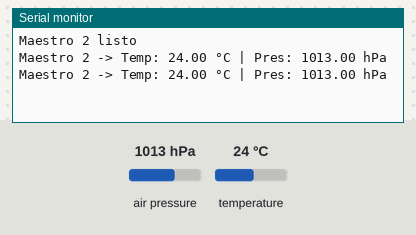
Recording of a sketch running on a simulated Arduino Uno, built with avr-gcc and run on an emulated ATmega328P. On the bench: the last lines printed to the serial monitor. The test bench sets the inputs (shaded band); at power-on: air pressure 1013 hPa, temperature 24 °C.

Above: at 5.8 s.
5.9 s: air pressure set to 952 hPa
At 10.8 s:
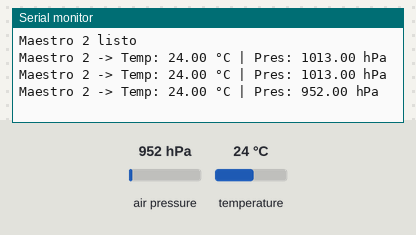
11.9 s: temperature set to 12 °C
At 16.0 s:
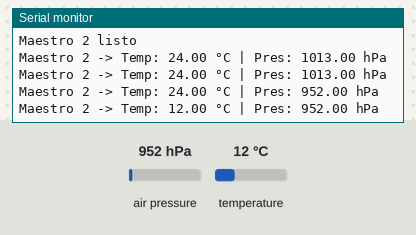
17.9 s: air pressure set to 975 hPa
At 21.1 s:
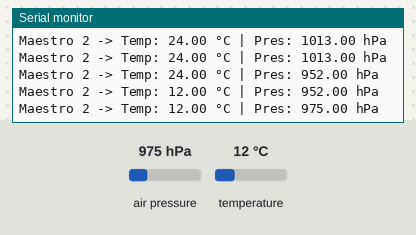
Timing chart, 0 to 22.6 s (numbered marks = the images above; inputs shaded):
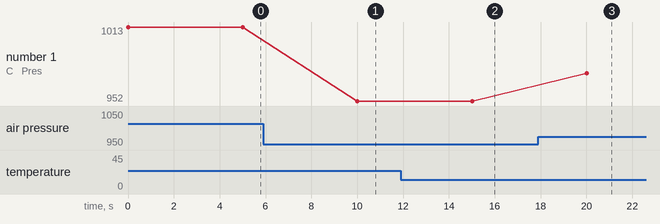

Measured:
- after the input at 5.9 s, the serial monitor: prints a new line after 4.1 s (image 1)
- after the input at 11.9 s, the serial monitor: prints a new line after 3.1 s (image 2)
- after the input at 17.9 s, the serial monitor: prints a new line after 2.1 s (image 3)
- plotted number 1: 1013 → 952 after the input at 5.9 s, 952 → 975 after the input at 17.9 s

The sketch:

Maestro2.ino
```cpp
#include <Wire.h>
#include <Adafruit_BMP280.h>

Adafruit_BMP280 bmp;

void setup() {
  Serial.begin(9600);
  Wire.begin();
  if (!bmp.begin(0x76)) {
    Serial.println("No se encontró BMP280");
    while (1);
  }
  Serial.println("Maestro 2 listo");
}

void loop() {
  float temp = bmp.readTemperature();
  float pres = bmp.readPressure() / 100.0F;

  Serial.print("Maestro 2 -> Temp: ");
  Serial.print(temp);
  Serial.print(" °C | Pres: ");
  Serial.print(pres);
  Serial.println(" hPa");

  delay(5000);
}
```
